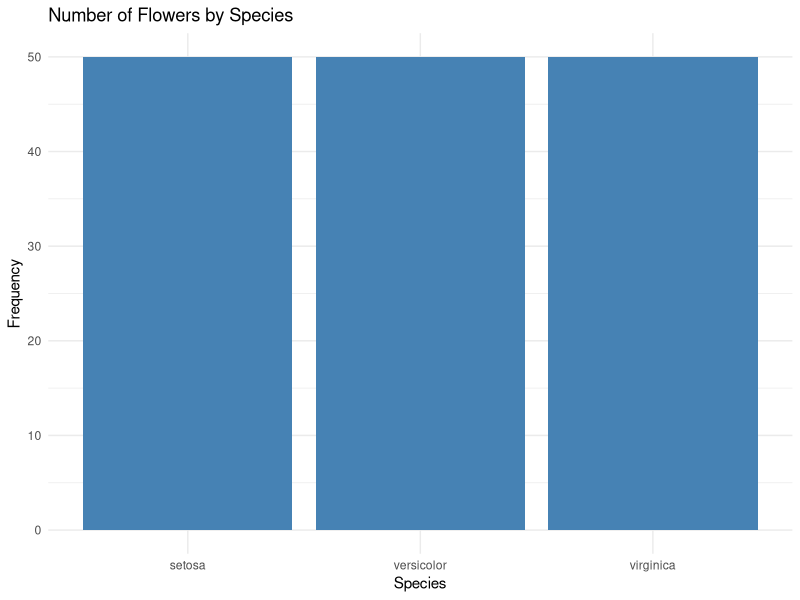
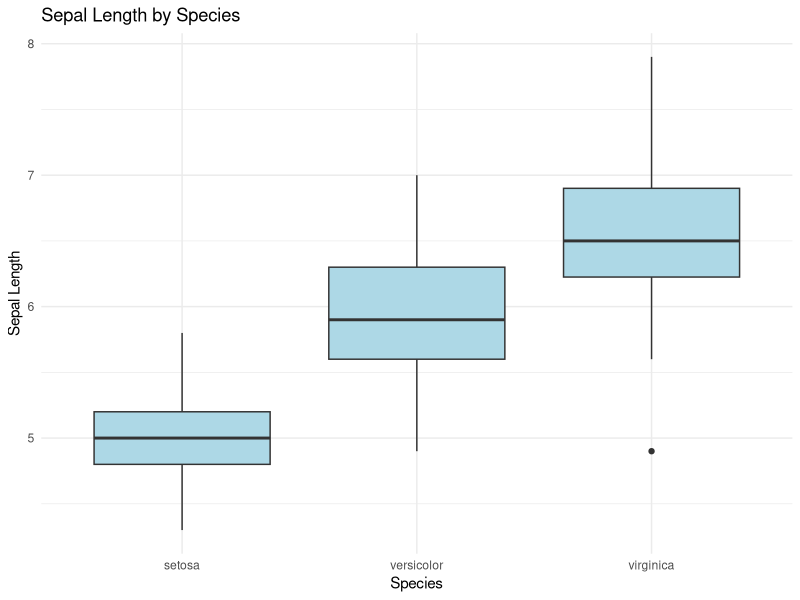
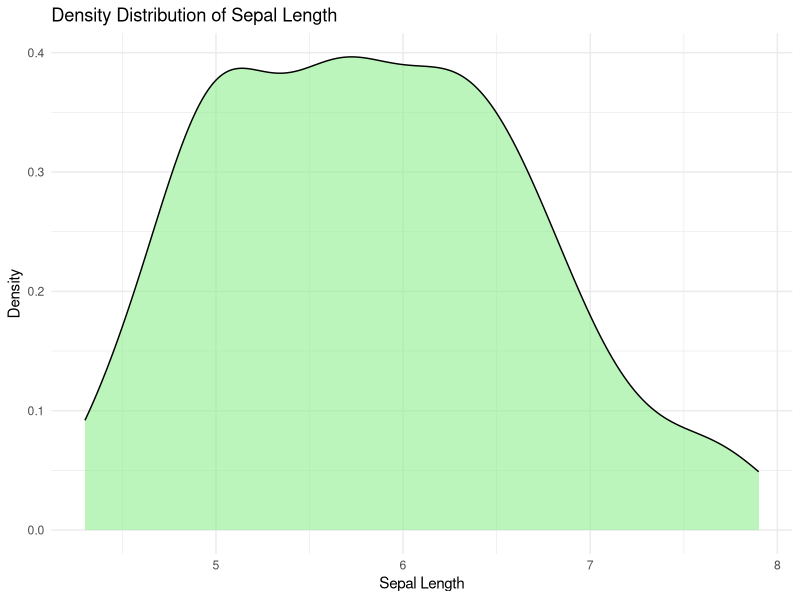
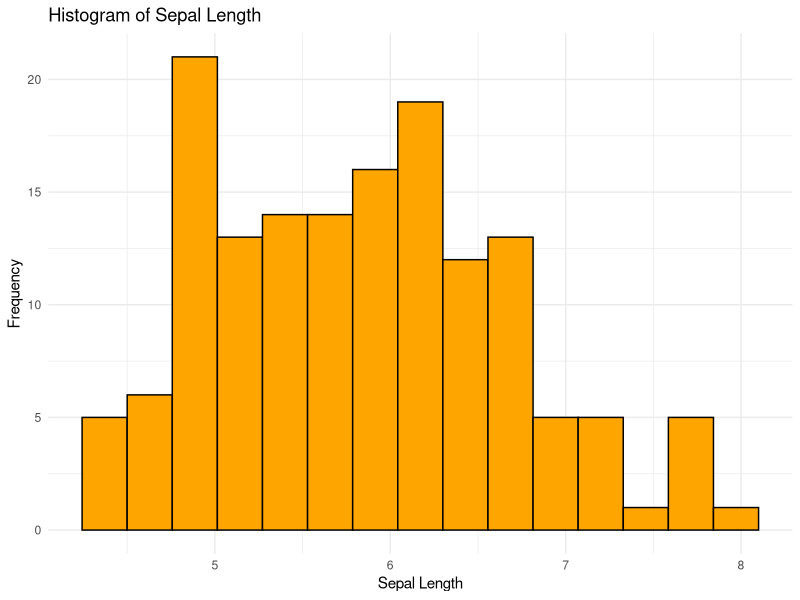
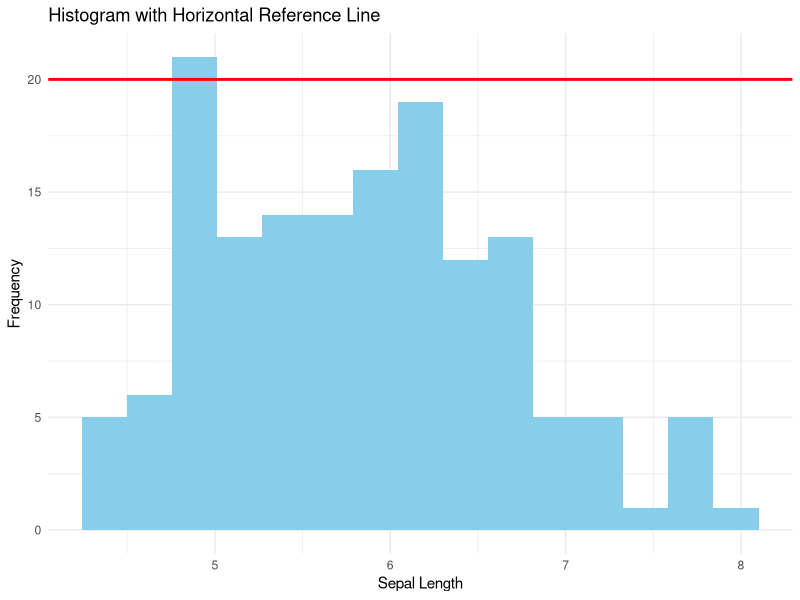
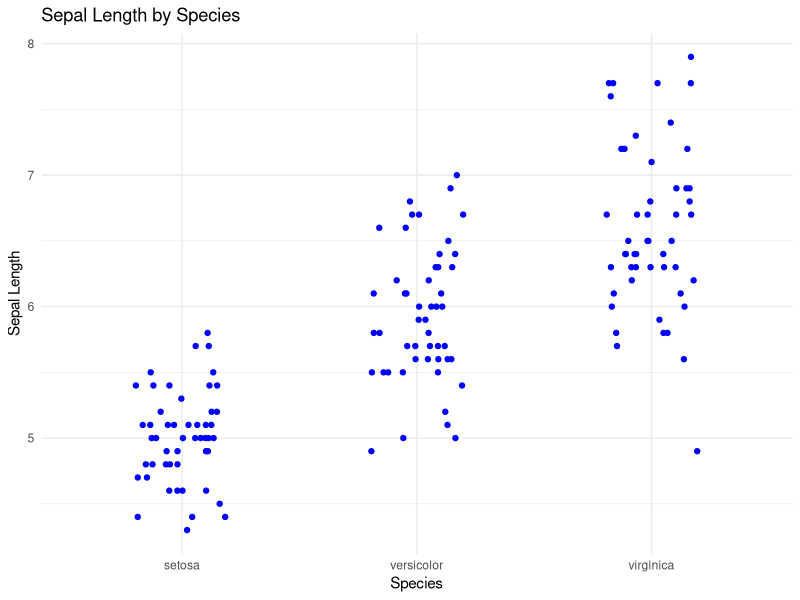
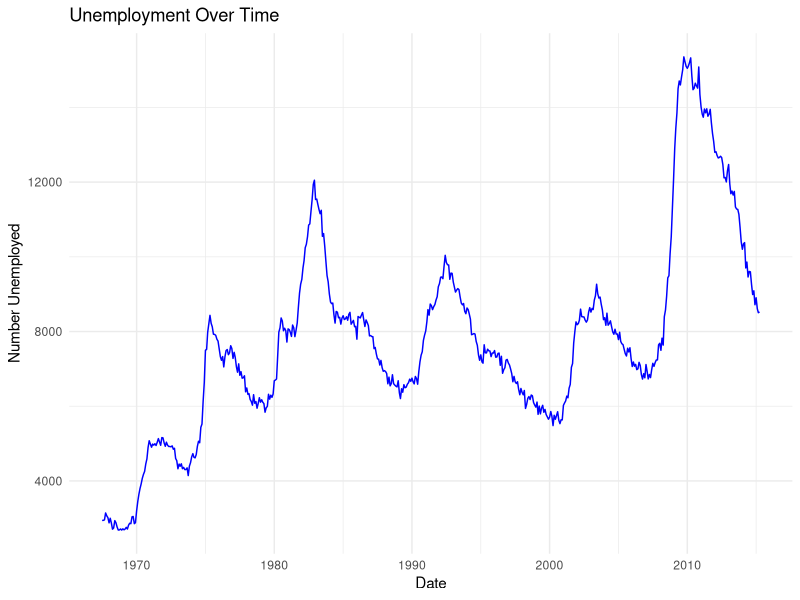
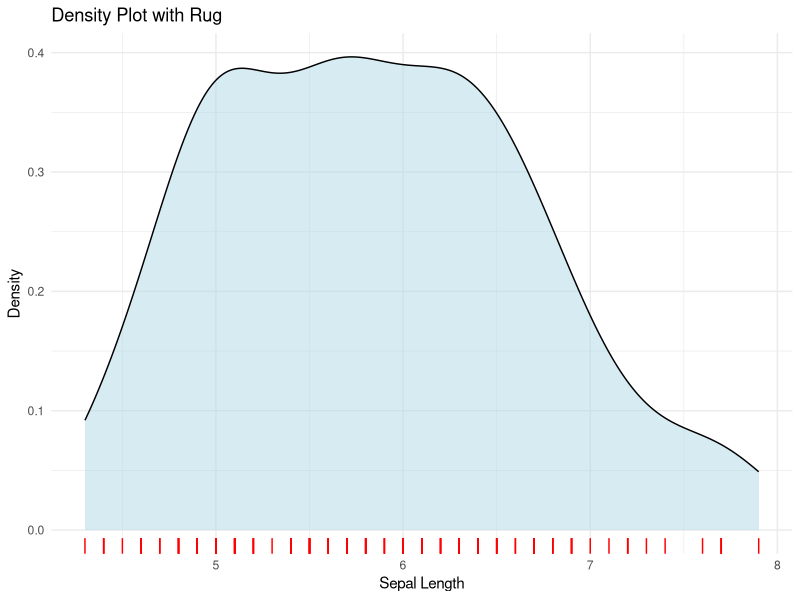

These charts were generated, in order, by the following R code:
## ---- chunk 1
# Load required package
library(ggplot2)

# Load datasets
data("iris")
data("economics", package = "ggplot2")

# Define the image folder
image_dir <- "C:/Users/user/Pictures/assignment 5 images"

# Create the folder if it does not exist
if (!dir.exists(image_dir)) {
  dir.create(image_dir, recursive = TRUE)
}
## ---- chunk 2
p1 <- ggplot(iris, aes(x = Species)) +
  geom_bar(fill = "steelblue") +
  labs(
    title = "Number of Flowers by Species",
    x = "Species",
    y = "Frequency"
  ) +
  theme_minimal()

print(p1)

ggsave(
  filename = file.path(image_dir, "species_bar_chart.png"),
  plot = p1,
  width = 8,
  height = 6,
  dpi = 300
)
## ---- chunk 3
p2 <- ggplot(iris, aes(x = Species, y = Sepal.Length)) +
  geom_boxplot(fill = "lightblue") +
  labs(
    title = "Sepal Length by Species",
    x = "Species",
    y = "Sepal Length"
  ) +
  theme_minimal()

print(p2)

ggsave(
  filename = file.path(image_dir, "sepal_length_boxplot.png"),
  plot = p2,
  width = 8,
  height = 6,
  dpi = 300
)
## ---- chunk 4
p3 <- ggplot(iris, aes(x = Sepal.Length)) +
  geom_density(fill = "lightgreen", alpha = 0.6) +
  labs(
    title = "Density Distribution of Sepal Length",
    x = "Sepal Length",
    y = "Density"
  ) +
  theme_minimal()

print(p3)

ggsave(
  filename = file.path(image_dir, "sepal_length_density.png"),
  plot = p3,
  width = 8,
  height = 6,
  dpi = 300
)
## ---- chunk 5
p4 <- ggplot(iris, aes(x = Sepal.Length)) +
  geom_histogram(
    bins = 15,
    fill = "orange",
    color = "black"
  ) +
  labs(
    title = "Histogram of Sepal Length",
    x = "Sepal Length",
    y = "Frequency"
  ) +
  theme_minimal()

print(p4)

ggsave(
  filename = file.path(image_dir, "sepal_length_histogram.png"),
  plot = p4,
  width = 8,
  height = 6,
  dpi = 300
)
## ---- chunk 6
p5 <- ggplot(iris, aes(x = Sepal.Length)) +
  geom_histogram(bins = 15, fill = "skyblue") +
  geom_hline(
    yintercept = 20,
    color = "red",
    linewidth = 1
  ) +
  labs(
    title = "Histogram with Horizontal Reference Line",
    x = "Sepal Length",
    y = "Frequency"
  ) +
  theme_minimal()

print(p5)

ggsave(
  filename = file.path(image_dir, "horizontal_line.png"),
  plot = p5,
  width = 8,
  height = 6,
  dpi = 300
)
## ---- chunk 7
p6 <- ggplot(iris, aes(x = Species, y = Sepal.Length)) +
  geom_jitter(
    color = "blue",
    width = 0.2,
    height = 0
  ) +
  labs(
    title = "Sepal Length by Species",
    x = "Species",
    y = "Sepal Length"
  ) +
  theme_minimal()

print(p6)

ggsave(
  filename = file.path(image_dir, "jitter_plot.png"),
  plot = p6,
  width = 8,
  height = 6,
  dpi = 300
)
## ---- chunk 8
p7 <- ggplot(economics, aes(x = date, y = unemploy)) +
  geom_line(color = "blue") +
  labs(
    title = "Unemployment Over Time",
    x = "Date",
    y = "Number Unemployed"
  ) +
  theme_minimal()

print(p7)

ggsave(
  filename = file.path(image_dir, "unemployment_line_graph.png"),
  plot = p7,
  width = 8,
  height = 6,
  dpi = 300
)
## ---- chunk 9
p8 <- ggplot(iris, aes(x = Sepal.Length)) +
  geom_density(fill = "lightblue", alpha = 0.5) +
  geom_rug(color = "red") +
  labs(
    title = "Density Plot with Rug",
    x = "Sepal Length",
    y = "Density"
  ) +
  theme_minimal()

print(p8)

ggsave(
  filename = file.path(image_dir, "density_rug_plot.png"),
  plot = p8,
  width = 8,
  height = 6,
  dpi = 300
)
## ---- chunk 10
species_mean <- aggregate(
  Sepal.Length ~ Species,
  data = iris,
  FUN = mean
)

p9 <- ggplot(
  species_mean,
  aes(x = Species, y = Sepal.Length)
) +
  geom_col(fill = "steelblue") +
  geom_text(
    aes(label = round(Sepal.Length, 2)),
    vjust = -0.5
  ) +
  labs(
    title = "Mean Sepal Length by Species",
    x = "Species",
    y = "Mean Sepal Length"
  ) +
  theme_minimal()

print(p9)

ggsave(
  filename = file.path(image_dir, "mean_sepal_length_labels.png"),
  plot = p9,
  width = 8,
  height = 6,
  dpi = 300
)
## ---- chunk 11
p10 <- ggplot(iris, aes(x = Species, y = Sepal.Length)) +
  geom_violin(fill = "purple", alpha = 0.6) +
  labs(
    title = "Violin Plot of Sepal Length",
    x = "Species",
    y = "Sepal Length"
  ) +
  theme_minimal()

print(p10)

ggsave(
  filename = file.path(image_dir, "sepal_length_violin.png"),
  plot = p10,
  width = 8,
  height = 6,
  dpi = 300
)
## ---- chunk 12
mean_length <- mean(iris$Sepal.Length)

p11 <- ggplot(iris, aes(x = Sepal.Length)) +
  geom_histogram(
    bins = 15,
    fill = "lightblue"
  ) +
  geom_vline(
    xintercept = mean_length,
    color = "red",
    linewidth = 1
  ) +
  labs(
    title = "Histogram with Mean Vertical Line",
    x = "Sepal Length",
    y = "Frequency"
  ) +
  theme_minimal()

print(p11)

ggsave(
  filename = file.path(image_dir, "vertical_line.png"),
  plot = p11,
  width = 8,
  height = 6,
  dpi = 300
)
